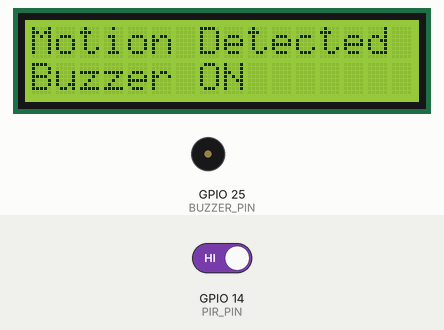
This sketch was run on a simulated ESP32. Parts: 16×2 character LCD, buzzer (waves = sounding, pin HIGH). Inputs (shaded band) come from the test bench; at power-on: GPIO 14 (PIR_PIN) HIGH. What the sketch prints to the serial monitor is not drawn.

Above: at 4.2 s.
4.3 s: GPIO 14 (PIR_PIN) driven LOW
At 4.8 s:
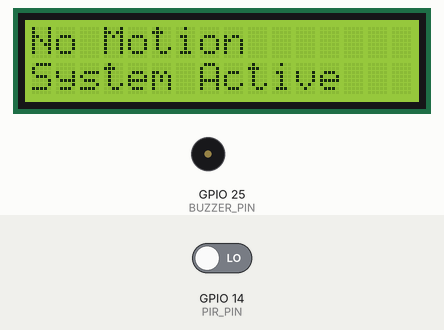
5.8 s: GPIO 14 (PIR_PIN) driven HIGH
At 6.01 s:
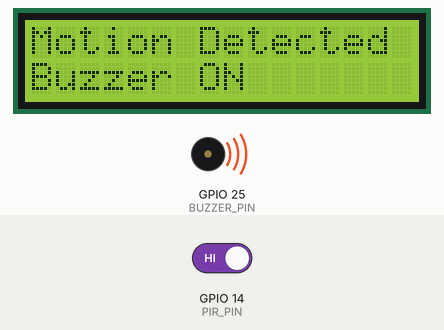
Timing chart, 0 to 14.8 s (numbered marks = the images above; inputs shaded):
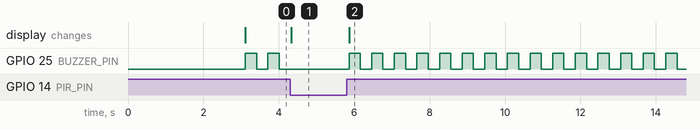

The sketch:

Sensor_Code.ino
```cpp
#include <Wire.h>
#include <LiquidCrystal_I2C.h>

LiquidCrystal_I2C lcd(0x27, 16, 2);

#define PIR_PIN 14
#define BUZZER_PIN 25

int lastMotion = -1;

void setup() {
  Serial.begin(115200);

  Wire.begin(21, 22);   // I2C LCD: SDA=21, SCL=22

  lcd.init();
  lcd.backlight();

  pinMode(PIR_PIN, INPUT);
  pinMode(BUZZER_PIN, OUTPUT);

  digitalWrite(BUZZER_PIN, LOW);

  lcd.clear();
  lcd.setCursor(0, 0);
  lcd.print("Motion System");
  lcd.setCursor(0, 1);
  lcd.print("Ready");

  Serial.println("System Ready");
  delay(3000);
}

void loop() {
  int motion = digitalRead(PIR_PIN);

  Serial.print("PIR value: ");
  Serial.println(motion);

  if (motion != lastMotion) {
    lcd.clear();

    if (motion == HIGH) {
      lcd.setCursor(0, 0);
      lcd.print("Motion Detected");
      lcd.setCursor(0, 1);
      lcd.print("Buzzer ON");
    } else {
      lcd.setCursor(0, 0);
      lcd.print("No Motion");
      lcd.setCursor(0, 1);
      lcd.print("System Active");
    }

    lastMotion = motion;
  }

  if (motion == HIGH) {
    digitalWrite(BUZZER_PIN, HIGH);
    delay(300);
    digitalWrite(BUZZER_PIN, LOW);
    delay(300);
  } else {
    digitalWrite(BUZZER_PIN, LOW);
    delay(500);
  }
}
```

Measured:
- after the input at 4.3 s, GPIO 25 (BUZZER_PIN): stops changing and stays LOW; the display: changes at once (image 1)
- after the input at 5.8 s, GPIO 25 (BUZZER_PIN): alternates HIGH for 0.30 s and LOW for 0.30 s, starting after 0.06 s; the display: changes after 0.06 s (image 2)
- by itself, GPIO 25 (BUZZER_PIN): alternates HIGH for 0.30 s and LOW for 0.30 s
